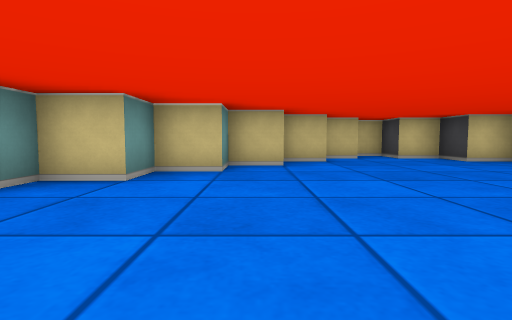
View 1 (above)

14 first-person views from a walk through a cub3D maze. The camera is about half as high as the walls, tilts 4° down and sees 80° across. The floor is counted in squares. Each view is taken from the middle of a square. On the plan, view 1 faces up. The plan holds only what a view shows up to about 9 squares ahead; the rest is blank.

View 2
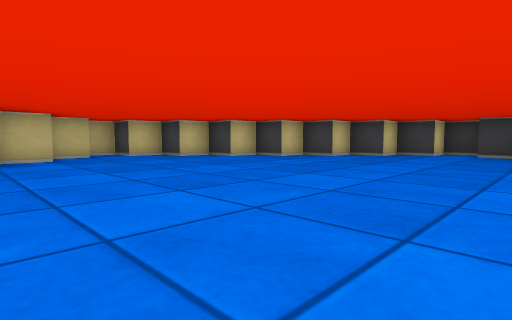

View 3
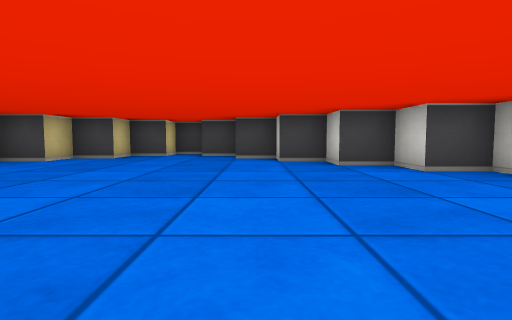

View 4
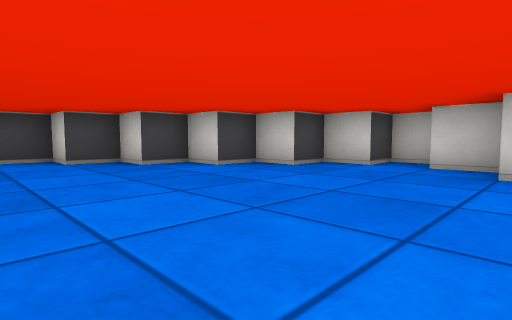

View 5
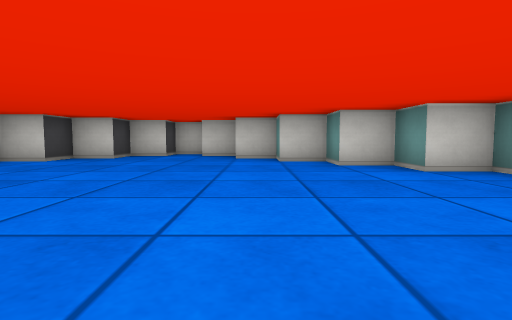

View 6
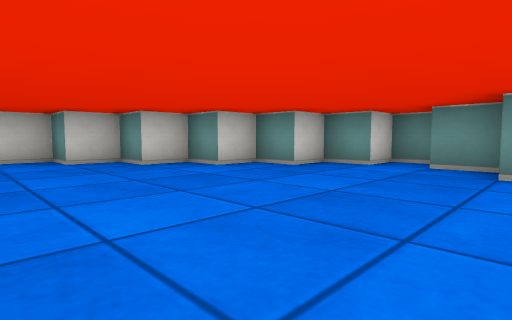

View 7
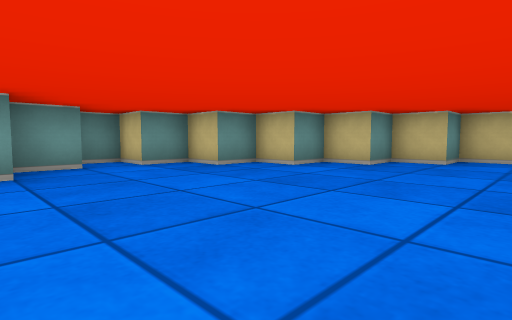

View 8
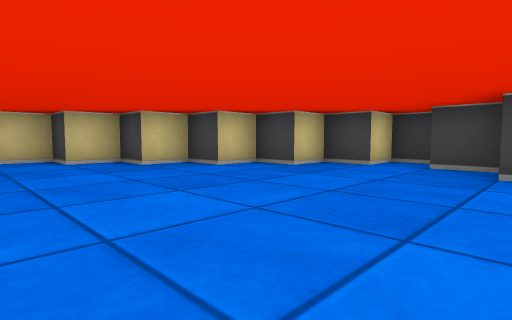

View 9
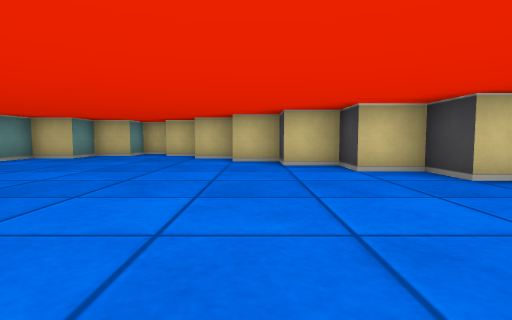

View 10
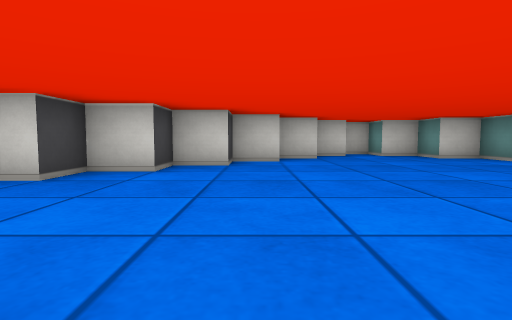

View 11
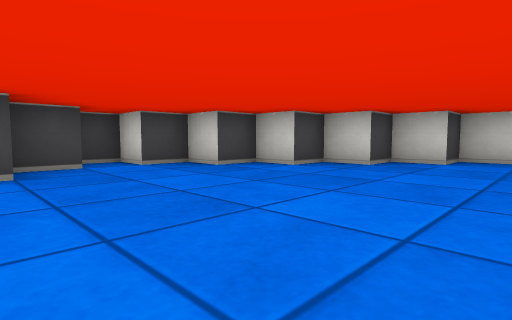

View 12
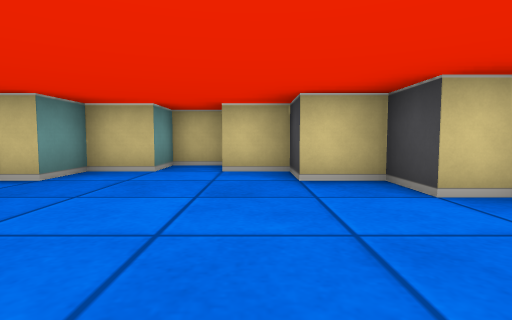

View 13
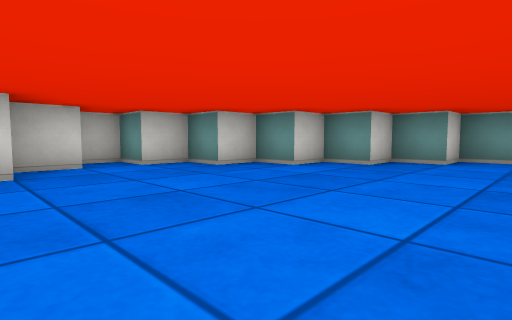

View 14
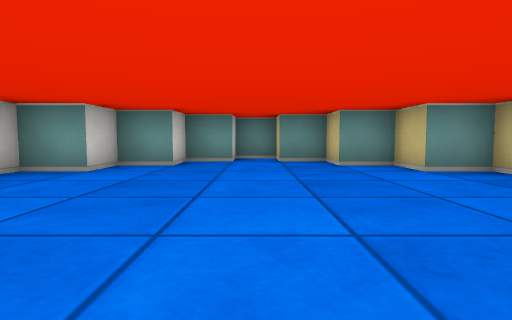

### Floor plan
Points are (right, up) in squares from view 1. A wall is a line through its corners. A room is listed if a view was taken in it or the views show most of it. See-through windows are left out.
Room 1 (views 1, 2, 3, 4, 5, 6, 7, 8, 9, 10, 11, 12, 13, 14)
walls: (-0.5, -2.5) (-0.5, -3.5) (0.5, -3.5) (0.5, -4.5) (1.5, -4.5) (1.5, -5.5) (2.5, -5.5) (2.5, -6.5) (3.5, -6.5) (3.5, -5.5) (4.5, -5.5) (4.5, -4.5) (5.5, -4.5) (5.5, -3.5) (6.5, -3.5) (6.5, -2.5) (7.5, -2.5) (7.5, -1.5) (8.5, -1.5) (8.5, -0.5) (9.5, -0.5) (9.5, 0.5) (10.5, 0.5) (10.5, 1.5) (9.5, 1.5) (9.5, 2.5) (8.5, 2.5) (8.5, 3.5) (7.5, 3.5) (7.5, 4.5) (6.5, 4.5) (6.5, 5.5) (5.5, 5.5) (5.5, 6.5) (4.5, 6.5) (4.5, 7.5) (3.5, 7.5) (3.5, 8.5) (2.5, 8.5) (2.5, 7.5) (1.5, 7.5) (1.5, 6.5) (0.5, 6.5) (0.5, 5.5) (-0.5, 5.5) (-0.5, 4.5) (-1.5, 4.5) (-1.5, 3.5) (-2.5, 3.5) (-2.5, 2.5) (-3.5, 2.5) (-3.5, 1.5) (-4.5, 1.5) (-4.5, 0.5) (-3.5, 0.5) (-3.5, -0.5) (-2.5, -0.5) (-2.5, -1.5) (-1.5, -1.5) (-1.5, -2.5) (-0.5, -2.5)

Where each view was taken, in squares from view 1:
view 1: 0 up, 0 right, facing up
view 2: 1 down, 0 right, facing up-right
view 3: 1 down, 1 right, facing right
view 4: 0 up, 1 right, facing down-right
view 5: 3 up, 1 right, facing down
view 6: 3 up, 2 right, facing down-left
view 7: 1 down, 2 right, facing up-left
view 8: 1 down, 4 right, facing up-right
view 9: 1 down, 6 right, facing up
view 10: 3 up, 6 right, facing down
view 11: 3 up, 4 right, facing down-right
view 12: 3 up, 4 right, facing up
view 13: 0 up, 5 right, facing down-left
view 14: 1 up, 3 right, facing left
